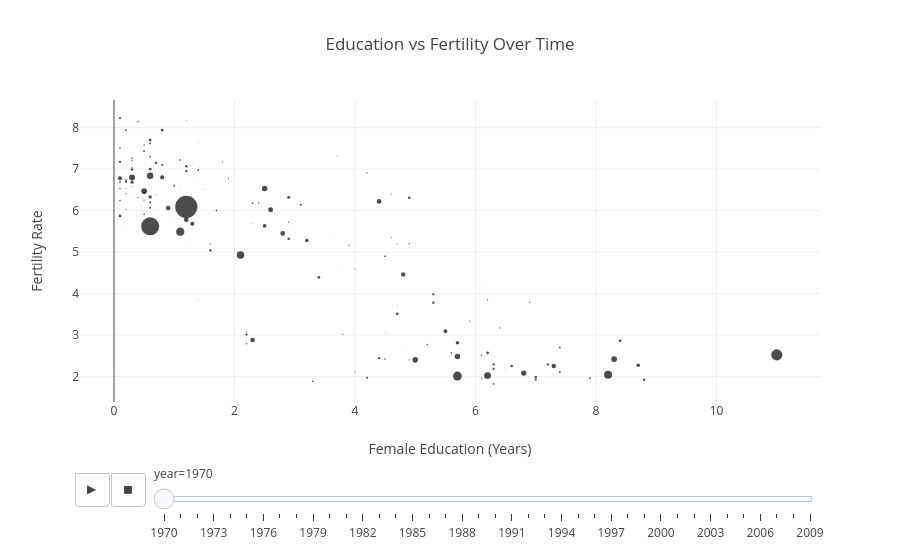

Source (notebook cell):
### Code cell
fig1 = px.scatter(
    df,
    x="education",
    y="fertility",
    size="population",
    hover_name="country",
    animation_frame="year",
    title="Education vs Fertility Over Time",
    labels={
        "education": "Female Education (Years)",
        "fertility": "Fertility Rate"
    }
)

fig1.show()

### Figure 1 — Plotly figure (JSON) as saved in the notebook; plotly's stock layout.template omitted (floating-point values rounded to 4 significant figures; data arrays with more than 128 entries replaced by an {"elided": "..."} marker saying what was removed)
{"data": [{"hovertemplate": "<b>%{hovertext}</b><br><br>year=1970<br>Female Education (Years)=%{x}<br>Fertility Rate=%{y}<br>population=%{marker.size}<extra></extra>", "hovertext": {"elided": "173 str values"}, "legendgroup": "", "marker": {"color": "#000001", "size": {"elided": "173 float values"}, "sizemode": "area", "sizeref": 3356000.0, "symbol": "circle"}, "mode": "markers", "name": "", "orientation": "v", "showlegend": false, "type": "scatter", "x": {"elided": "173 float values"}, "xaxis": "x", "y": {"elided": "173 float values"}, "yaxis": "y"}], "layout": {"legend": {"itemsizing": "constant", "tracegroupgap": 0}, "sliders": [{"active": 0, "currentvalue": {"prefix": "year="}, "len": 0.9, "pad": {"b": 10, "t": 60}, "steps": [{"args": [["1970"], {"frame": {"duration": 0, "redraw": false}, "fromcurrent": true, "mode": "immediate", "transition": {"duration": 0, "easing": "linear"}}], "label": "1970", "method": "animate"}, {"args": [["1971"], {"frame": {"duration": 0, "redraw": false}, "fromcurrent": true, "mode": "immediate", "transition": {"duration": 0, "easing": "linear"}}], "label": "1971", "method": "animate"}, {"args": [["1972"], {"frame": {"duration": 0, "redraw": false}, "fromcurrent": true, "mode": "immediate", "transition": {"duration": 0, "easing": "linear"}}], "label": "1972", "method": "animate"}, {"args": [["1973"], {"frame": {"duration": 0, "redraw": false}, "fromcurrent": true, "mode": "immediate", "transition": {"duration": 0, "easing": "linear"}}], "label": "1973", "method": "animate"}, {"args": [["1974"], {"frame": {"duration": 0, "redraw": false}, "fromcurrent": true, "mode": "immediate", "transition": {"duration": 0, "easing": "linear"}}], "label": "1974", "method": "animate"}, {"args": [["1975"], {"frame": {"duration": 0, "redraw": false}, "fromcurrent": true, "mode": "immediate", "transition": {"duration": 0, "easing": "linear"}}], "label": "1975", "method": "animate"}, {"args": [["1976"], {"frame": {"duration": 0, "redraw": false}, "fromcurrent": true, "mode": "immediate", "transition": {"duration": 0, "easing": "linear"}}], "label": "1976", "method": "animate"}, {"args": [["1977"], {"frame": {"duration": 0, "redraw": false}, "fromcurrent": true, "mode": "immediate", "transition": {"duration": 0, "easing": "linear"}}], "label": "1977", "method": "animate"}, {"args": [["1978"], {"frame": {"duration": 0, "redraw": false}, "fromcurrent": true, "mode": "immediate", "transition": {"duration": 0, "easing": "linear"}}], "label": "1978", "method": "animate"}, {"args": [["1979"], {"frame": {"duration": 0, "redraw": false}, "fromcurrent": true, "mode": "immediate", "transition": {"duration": 0, "easing": "linear"}}], "label": "1979", "method": "animate"}, {"args": [["1980"], {"frame": {"duration": 0, "redraw": false}, "fromcurrent": true, "mode": "immediate", "transition": {"duration": 0, "easing": "linear"}}], "label": "1980", "method": "animate"}, {"args": [["1981"], {"frame": {"duration": 0, "redraw": false}, "fromcurrent": true, "mode": "immediate", "transition": {"duration": 0, "easing": "linear"}}], "label": "1981", "method": "animate"}, {"args": [["1982"], {"frame": {"duration": 0, "redraw": false}, "fromcurrent": true, "mode": "immediate", "transition": {"duration": 0, "easing": "linear"}}], "label": "1982", "method": "animate"}, {"args": [["1983"], {"frame": {"duration": 0, "redraw": false}, "fromcurrent": true, "mode": "immediate", "transition": {"duration": 0, "easing": "linear"}}], "label": "1983", "method": "animate"}, {"args": [["1984"], {"frame": {"duration": 0, "redraw": false}, "fromcurrent": true, "mode": "immediate", "transition": {"duration": 0, "easing": "linear"}}], "label": "1984", "method": "animate"}, {"args": [["1985"], {"frame": {"duration": 0, "redraw": false}, "fromcurrent": true, "mode": "immediate", "transition": {"duration": 0, "easing": "linear"}}], "label": "1985", "method": "animate"}, {"args": [["1986"], {"frame": {"duration": 0, "redraw": false}, "fromcurrent": true, "mode": "immediate", "transition": {"duration": 0, "easing": "linear"}}], "label": "1986", "method": "animate"}, {"args": [["1987"], {"frame": {"duration": 0, "redraw": false}, "fromcurrent": true, "mode": "immediate", "transition": {"duration": 0, "easing": "linear"}}], "label": "1987", "method": "animate"}, {"args": [["1988"], {"frame": {"duration": 0, "redraw": false}, "fromcurrent": true, "mode": "immediate", "transition": {"duration": 0, "easing": "linear"}}], "label": "1988", "method": "animate"}, {"args": [["1989"], {"frame": {"duration": 0, "redraw": false}, "fromcurrent": true, "mode": "immediate", "transition": {"duration": 0, "easing": "linear"}}], "label": "1989", "method": "animate"}, {"args": [["1990"], {"frame": {"duration": 0, "redraw": false}, "fromcurrent": true, "mode": "immediate", "transition": {"duration": 0, "easing": "linear"}}], "label": "1990", "method": "animate"}, {"args": [["1991"], {"frame": {"duration": 0, "redraw": false}, "fromcurrent": true, "mode": "immediate", "transition": {"duration": 0, "easing": "linear"}}], "label": "1991", "method": "animate"}, {"args": [["1992"], {"frame": {"duration": 0, "redraw": false}, "fromcurrent": true, "mode": "immediate", "transition": {"duration": 0, "easing": "linear"}}], "label": "1992", "method": "animate"}, {"args": [["1993"], {"frame": {"duration": 0, "redraw": false}, "fromcurrent": true, "mode": "immediate", "transition": {"duration": 0, "easing": "linear"}}], "label": "1993", "method": "animate"}, {"args": [["1994"], {"frame": {"duration": 0, "redraw": false}, "fromcurrent": true, "mode": "immediate", "transition": {"duration": 0, "easing": "linear"}}], "label": "1994", "method": "animate"}, {"args": [["1995"], {"frame": {"duration": 0, "redraw": false}, "fromcurrent": true, "mode": "immediate", "transition": {"duration": 0, "easing": "linear"}}], "label": "1995", "method": "animate"}, {"args": [["1996"], {"frame": {"duration": 0, "redraw": false}, "fromcurrent": true, "mode": "immediate", "transition": {"duration": 0, "easing": "linear"}}], "label": "1996", "method": "animate"}, {"args": [["1997"], {"frame": {"duration": 0, "redraw": false}, "fromcurrent": true, "mode": "immediate", "transition": {"duration": 0, "easing": "linear"}}], "label": "1997", "method": "animate"}, {"args": [["1998"], {"frame": {"duration": 0, "redraw": false}, "fromcurrent": true, "mode": "immediate", "transition": {"duration": 0, "easing": "linear"}}], "label": "1998", "method": "animate"}, {"args": [["1999"], {"frame": {"duration": 0, "redraw": false}, "fromcurrent": true, "mode": "immediate", "transition": {"duration": 0, "easing": "linear"}}], "label": "1999", "method": "animate"}, {"args": [["2000"], {"frame": {"duration": 0, "redraw": false}, "fromcurrent": true, "mode": "immediate", "transition": {"duration": 0, "easing": "linear"}}], "label": "2000", "method": "animate"}, {"args": [["2001"], {"frame": {"duration": 0, "redraw": false}, "fromcurrent": true, "mode": "immediate", "transition": {"duration": 0, "easing": "linear"}}], "label": "2001", "method": "animate"}, {"args": [["2002"], {"frame": {"duration": 0, "redraw": false}, "fromcurrent": true, "mode": "immediate", "transition": {"duration": 0, "easing": "linear"}}], "label": "2002", "method": "animate"}, {"args": [["2003"], {"frame": {"duration": 0, "redraw": false}, "fromcurrent": true, "mode": "immediate", "transition": {"duration": 0, "easing": "linear"}}], "label": "2003", "method": "animate"}, {"args": [["2004"], {"frame": {"duration": 0, "redraw": false}, "fromcurrent": true, "mode": "immediate", "transition": {"duration": 0, "easing": "linear"}}], "label": "2004", "method": "animate"}, {"args": [["2005"], {"frame": {"duration": 0, "redraw": false}, "fromcurrent": true, "mode": "immediate", "transition": {"duration": 0, "easing": "linear"}}], "label": "2005", "method": "animate"}, {"args": [["2006"], {"frame": {"duration": 0, "redraw": false}, "fromcurrent": true, "mode": "immediate", "transition": {"duration": 0, "easing": "linear"}}], "label": "2006", "method": "animate"}, {"args": [["2007"], {"frame": {"duration": 0, "redraw": false}, "fromcurrent": true, "mode": "immediate", "transition": {"duration": 0, "easing": "linear"}}], "label": "2007", "method": "animate"}, {"args": [["2008"], {"frame": {"duration": 0, "redraw": false}, "fromcurrent": true, "mode": "immediate", "transition": {"duration": 0, "easing": "linear"}}], "label": "2008", "method": "animate"}, {"args": [["2009"], {"frame": {"duration": 0, "redraw": false}, "fromcurrent": true, "mode": "immediate", "transition": {"duration": 0, "easing": "linear"}}], "label": "2009", "method": "animate"}], "x": 0.1, "xanchor": "left", "y": 0, "yanchor": "top"}], "title": {"text": "Education vs Fertility Over Time"}, "updatemenus": [{"buttons": [{"args": [null, {"frame": {"duration": 500, "redraw": false}, "fromcurrent": true, "mode": "immediate", "transition": {"duration": 500, "easing": "linear"}}], "label": "&#9654;", "method": "animate"}, {"args": [[null], {"frame": {"duration": 0, "redraw": false}, "fromcurrent": true, "mode": "immediate", "transition": {"duration": 0, "easing": "linear"}}], "label": "&#9724;", "method": "animate"}], "direction": "left", "pad": {"r": 10, "t": 70}, "showactive": false, "type": "buttons", "x": 0.1, "xanchor": "right", "y": 0, "yanchor": "top"}], "xaxis": {"anchor": "y", "domain": [0, 1], "title": {"text": "Female Education (Years)"}}, "yaxis": {"anchor": "x", "domain": [0, 1], "title": {"text": "Fertility Rate"}}}}
